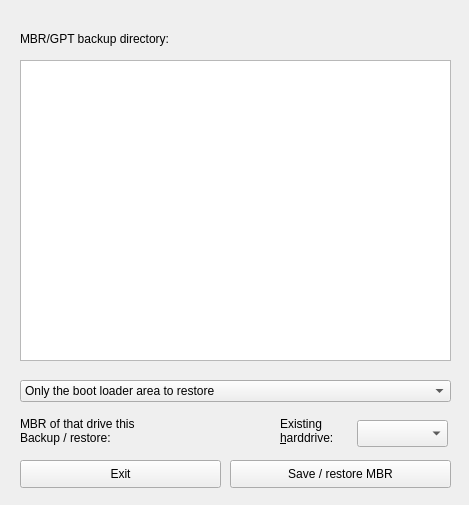
<?xml version="1.0" encoding="UTF-8"?>
<ui version="4.0">
 <class>mbr_dialog</class>
 <widget class="QWidget" name="mbr_dialog">
  <property name="geometry">
   <rect>
    <x>0</x>
    <y>0</y>
    <width>469</width>
    <height>505</height>
   </rect>
  </property>
  <property name="windowTitle">
   <string extracomment="MBR sichern/zurückschreiben">Save / Restore MBR/GPT</string>
  </property>
  <widget class="QComboBox" name="cmb_mbr">
   <property name="geometry">
    <rect>
     <x>20</x>
     <y>380</y>
     <width>431</width>
     <height>22</height>
    </rect>
   </property>
   <item>
    <property name="text">
     <string extracomment="nur den Bootloaderbereich wieder herstellen">Only the boot loader area to restore</string>
    </property>
   </item>
   <item>
    <property name="text">
     <string extracomment="Bootloaderbereich und die Partitionstabelle wieder herstellen">Bootloader area and restore the partition table</string>
    </property>
   </item>
   <item>
    <property name="text">
     <string extracomment="Partitionstabelle wiederherstellen">Restore partition table</string>
    </property>
   </item>
   <item>
    <property name="text">
     <string extracomment="Verborgenen Bereich  wieder herstellen. (Ohne  Bootloader und ohne Partitionstabelle).">Secretly area to restore. (Without Boot Loader and without partition table).</string>
    </property>
   </item>
   <item>
    <property name="text">
     <string/>
    </property>
   </item>
  </widget>
  <widget class="QPushButton" name="bt_end">
   <property name="geometry">
    <rect>
     <x>20</x>
     <y>460</y>
     <width>201</width>
     <height>28</height>
    </rect>
   </property>
   <property name="text">
    <string extracomment="Abbrechen">Exit</string>
   </property>
  </widget>
  <widget class="QPushButton" name="bt_save">
   <property name="geometry">
    <rect>
     <x>230</x>
     <y>460</y>
     <width>221</width>
     <height>28</height>
    </rect>
   </property>
   <property name="text">
    <string extracomment="MBR sichern/zurückschreiben">Save / restore MBR</string>
   </property>
  </widget>
  <widget class="QTreeView" name="treeView">
   <property name="geometry">
    <rect>
     <x>20</x>
     <y>60</y>
     <width>431</width>
     <height>301</height>
    </rect>
   </property>
   <attribute name="headerDefaultSectionSize">
    <number>400</number>
   </attribute>
  </widget>
  <widget class="QLabel" name="label">
   <property name="geometry">
    <rect>
     <x>20</x>
     <y>30</y>
     <width>421</width>
     <height>18</height>
    </rect>
   </property>
   <property name="toolTip">
    <string>Directory in which the MBR/GPT is written.</string>
   </property>
   <property name="text">
    <string extracomment="MBR Sicherungsverzeichnis:">MBR/GPT backup directory:</string>
   </property>
  </widget>
  <widget class="QLabel" name="label_2">
   <property name="geometry">
    <rect>
     <x>20</x>
     <y>410</y>
     <width>281</width>
     <height>41</height>
    </rect>
   </property>
   <property name="text">
    <string extracomment="MBR von dieser dieser Festplatte sichern / wiederherstellen:">MBR of that drive this
Backup / restore:</string>
   </property>
  </widget>
  <widget class="QComboBox" name="cmb_disk">
   <property name="geometry">
    <rect>
     <x>357</x>
     <y>420</y>
     <width>91</width>
     <height>27</height>
    </rect>
   </property>
  </widget>
  <widget class="QLabel" name="label_3">
   <property name="geometry">
    <rect>
     <x>280</x>
     <y>410</y>
     <width>71</width>
     <height>41</height>
    </rect>
   </property>
   <property name="text">
    <string>Existing
&amp;harddrive:</string>
   </property>
   <property name="buddy">
    <cstring>cmb_disk</cstring>
   </property>
  </widget>
  <widget class="QPushButton" name="bt_dummy">
   <property name="geometry">
    <rect>
     <x>190</x>
     <y>460</y>
     <width>21</width>
     <height>27</height>
    </rect>
   </property>
   <property name="text">
    <string/>
   </property>
  </widget>
  <zorder>bt_dummy</zorder>
  <zorder>cmb_mbr</zorder>
  <zorder>bt_end</zorder>
  <zorder>bt_save</zorder>
  <zorder>treeView</zorder>
  <zorder>label</zorder>
  <zorder>label_2</zorder>
  <zorder>cmb_disk</zorder>
  <zorder>label_3</zorder>
 </widget>
 <resources/>
 <connections>
  <connection>
   <sender>cmb_disk</sender>
   <signal>currentIndexChanged(QString)</signal>
   <receiver>bt_dummy</receiver>
   <slot>click()</slot>
   <hints>
    <hint type="sourcelabel">
     <x>418</x>
     <y>434</y>
    </hint>
    <hint type="destinationlabel">
     <x>238</x>
     <y>433</y>
    </hint>
   </hints>
  </connection>
 </connections>
</ui>
